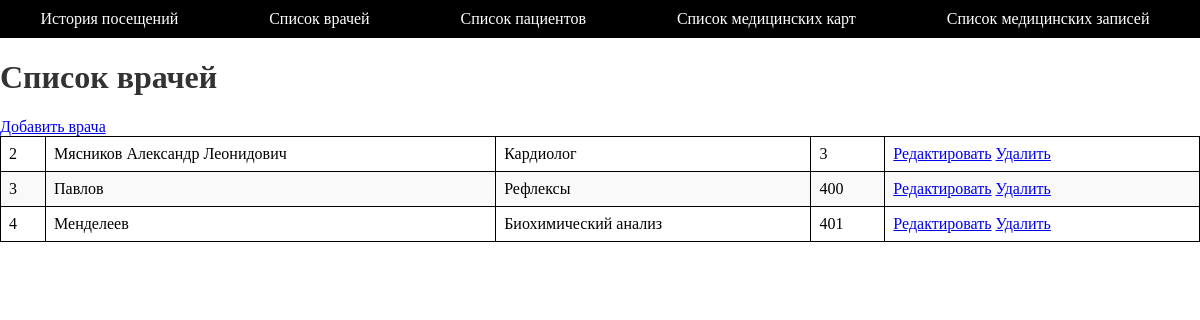
The app's page /doctors/ with its own data.
### clinic/models.py (models this page shows)
class Doctor(models.Model):
    full_name = models.CharField(max_length=255)
    specialty = models.CharField(max_length=255)
    room_number = models.CharField(max_length=10)

### clinic/views.py (the view)
# urls.py: path('doctors/', DoctorListView.as_view(), name='doctor_list'),
class DoctorListView(ListView):
    model = Doctor
    template_name = 'doctor_list.html'
    context_object_name = 'doctors'

### clinic/templates/doctor_list.html (shortened to what this page needs)
<html>
<head>
</head>
<body>
    <ul>
        <li><a href="{% url 'visit_list' %}">История посещений</a></li>
        <li><a href="{% url 'doctor_list' %}">Список врачей</a></li>
        <li><a href="{% url 'patient_list' %}">Список пациентов</a></li>
        <li><a href="{% url 'medicalcard_list' %}">Список медицинских карт</a></li>
        <li><a href="{% url 'medicalrecord_list' %}">Список медицинских записей</a></li>
      </ul>
  <h1>Список врачей</h1>
  <a href="{% url 'doctor_create' %}">Добавить врача</a>
  <table>
    <tbody>
        {% for doctor in doctors %}
        <tr>
            <td>{{ doctor.id }}</td>
            <td>{{ doctor.full_name }}</td>
            <td>{{ doctor.specialty }}</td>
            <td>{{ doctor.room_number }}</td>
            <td>
                <a href="{% url 'doctor_update' doctor.pk %}">Редактировать</a>
                <a href="{% url 'doctor_delete' doctor.pk %}">Удалить</a>
            </td>
        </tr>
        {% empty %}
        <tr>
            <td colspan="5">Нет доступных врачей.</td>
        </tr>
        {% endfor %}
    </tbody>
</table>
</body>
</html>

### clinic/templates/doctor_list.html (style rules this page uses)
body { margin: 0; padding: 0; }
ul { list-style-type: none; margin: 0; padding: 0; background-color: black; display: flex; justify-content: space-around; }
ul li { display: inline; margin-right: 10px; }
ul li a { text-decoration: none; color: white; display: block; padding: 10px 20px; }
h1 { color: #333; }
table { border-collapse: collapse; width: 100%; border: 1px solid black; }
th, td { border: 1px solid black; padding: 8px; text-align: left; }
tr:nth-child(even) { background-color: #f9f9f9; }

### records on screen
Doctor: id "2", full_name "Мясников Александр Леонидович", specialty "Кардиолог", room_number "3"
Doctor: id "3", full_name "Павлов", specialty "Рефлексы", room_number "400"
Doctor: id "4", full_name "Менделеев", specialty "Биохимический анализ", room_number "401"
